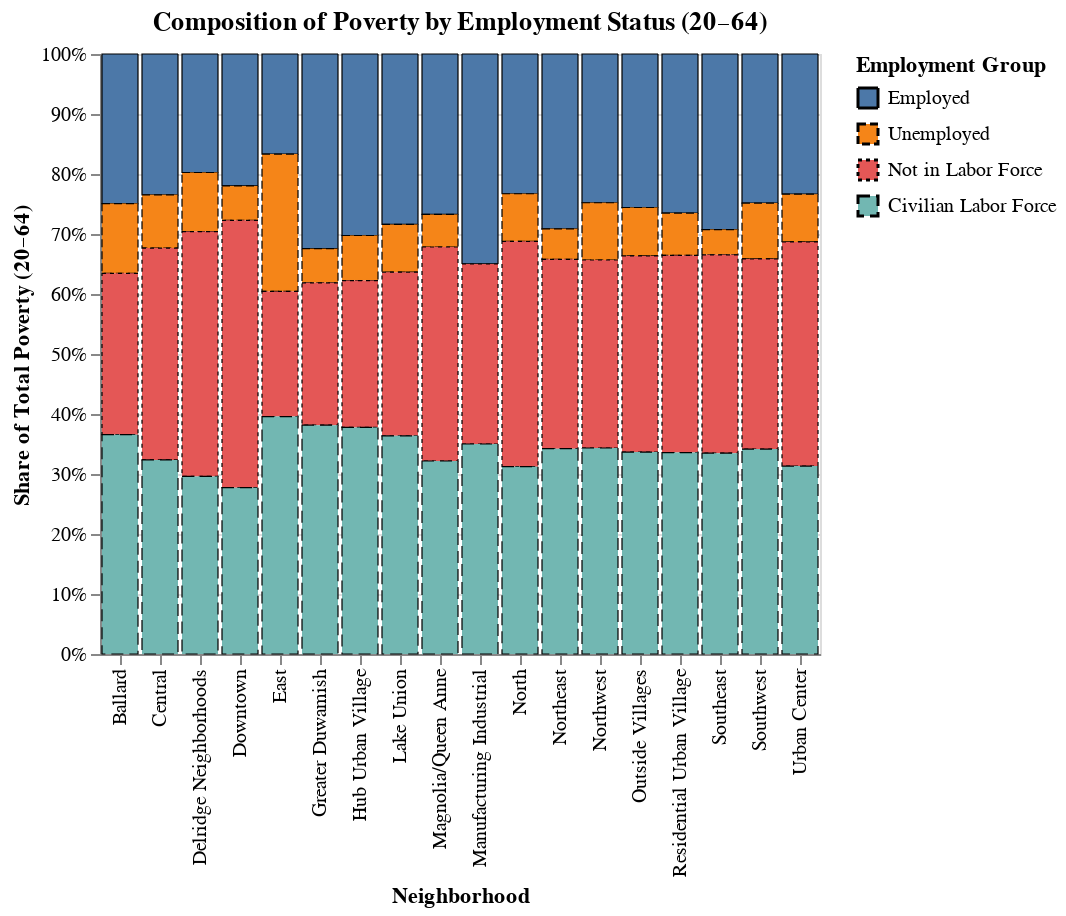

The notebook cell saved with this chart:
### Markdown cell above
In the above visualization the four employment groups (“Employed,” “Unemployed,” “Not in Labor Force,” and “Civilian Labor Force”) are differentiated only by color. Users with color vision deficiencies may not be able to distinguish between the blue, red, orange, and teal hues especially since two of them (red and orange) are visually similar in luminance.

Without texture, shape, or pattern variation, color remains the sole differentiator between groups. When printed in grayscale or viewed on low-quality screens, all segments can appear as similar shades, making it hard to interpret the data distribution.

Adjacent colored bars blend into each other because the boundaries between categories are not emphasized. Users with low vision or those using dark-mode display settings may struggle to distinguish where one group ends and another begins.

### Code cell
import altair as alt
alt.data_transformers.disable_max_rows()
stroke_scale = alt.Scale(
    domain=['employed_pov', 'unemployed_pov', 'notlf_pov', 'civillbr_pov'],
    range=[[1, 0], [4, 2], [2, 2], [6, 3]]
)

chart1 = (
    alt.Chart(poverty_data)
    # Step 1: compute each group count directly
    .transform_calculate(
        employed_pov="datum['Pop 20–64 Employed Below Poverty']",
        unemployed_pov="datum['Pop 20–64 Unemployed below poverty']",
        notlf_pov="datum['Pop 20–64 Not in Labor Force Below Poverty']",
        civillbr_pov="datum['Pop 20–64 Civilian Labor Force Below Poverty']",
        total_pov="datum['Pop 20–64 Below Poverty']"
    )
    # Step 2: fold calculated fields into one tidy structure
    .transform_fold(
        ['employed_pov', 'unemployed_pov', 'notlf_pov','civillbr_pov'],
        as_=['Category', 'Value']
    )
    # Step 3: compute proportion of total poverty within each neighborhood
    .transform_calculate(
        pct="datum.Value / datum.total_pov"
    )
    .mark_bar(stroke='black', strokeWidth=0.6)
    .encode(
        x=alt.X('Neighborhood Subtype:N', title='Neighborhood'),
        y=alt.Y('sum(pct):Q', stack='normalize', title='Share of Total Poverty (20–64)'),
        color=alt.Color('Category:N',
                        title='Employment Group',
                        scale=alt.Scale(domain=['employed_pov','unemployed_pov','notlf_pov','civillbr_pov']),
                        legend=alt.Legend(labelExpr="{'employed_pov':'Employed','unemployed_pov':'Unemployed','notlf_pov':'Not in Labor Force','civillbr_pov':'Civilian Labor Force'}[datum.label]")),
        strokeDash=alt.StrokeDash('Category:N', scale=stroke_scale),

        tooltip=[
            alt.Tooltip('Neighborhood Subtype:N'),
            alt.Tooltip('Category:N', title='Employment Status'),
            alt.Tooltip('sum(pct):Q', format='.1%', title='Share of Poverty')
        ]
    )
    .properties(
        title='Composition of Poverty by Employment Status (20–64)'
    )
)
chart1
